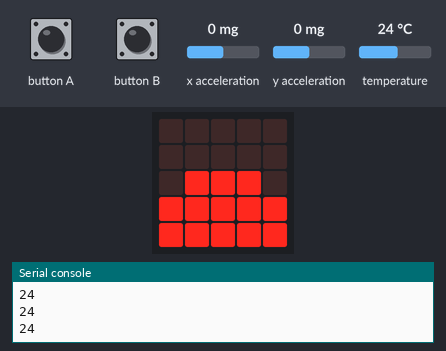
A program run on a simulated BBC micro:bit (MakeCode). Parts: the board's 5×5 LED display, the last lines printed to the serial console. The inputs (shaded band) are chosen by the test bench; at power-on: x acceleration 0 mg, temperature 24 °C, y acceleration 0 mg.

Above: at 1.2 s.
1.3 s: button B pressed for 0.15 s
At 1.62 s:
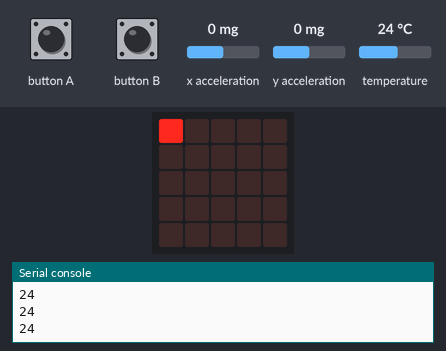
2.0 s: x acceleration set to 144 mg
3.5 s: x acceleration set to 167 mg
At 3.58 s:
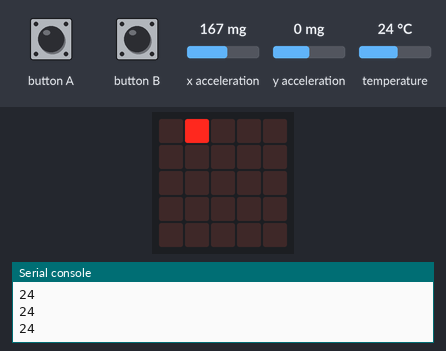
5.3 s: button A pressed for 0.15 s
At 6.3 s:
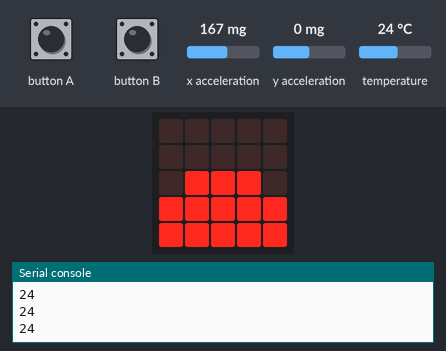
6.9 s: temperature set to 12 °C
At 8.1 s:
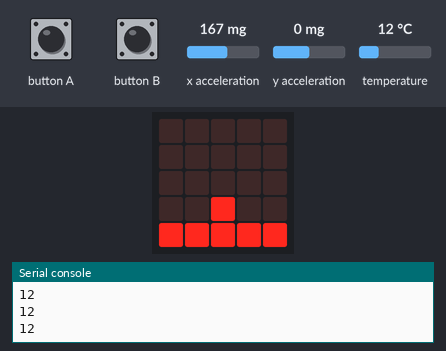
8.4 s: temperature set to 19 °C
At 8.8 s:
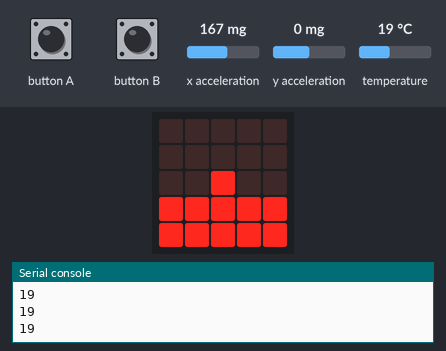
Timing chart, 0 to 10.9 s (numbered marks = the images above; inputs shaded):
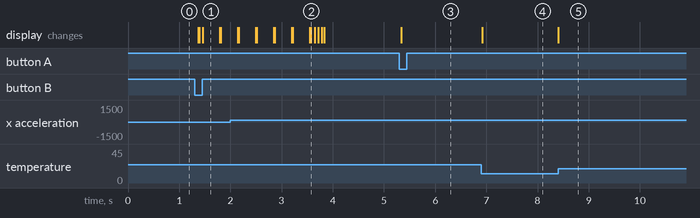

The program:

main.ts
```typescript
let show_graph = true
let x = 2
let y = 2
function graph() {
    led.plotBarGraph(input.temperature(), 50)
}

function show_drop() {


    let accX = input.acceleration(Dimension.X)
    let accY = input.acceleration(Dimension.Y)
    led.plot(x, y)
    basic.pause(50)
    basic.clearScreen()
    if (accX <= 150 && x > 0) {
        x = x - 1
    }

    if (accX > 150 && y < 4) {
        x = x + 1
    }

    if (accY <= 150 && y > 0) {
        y = y - 1
    }

    if (accY > 150 && y < 4) {
        y = y + 1
    }

}

basic.forever(function on_forever() {

    if (input.buttonIsPressed(Button.A)) {
        show_graph = true
    } else if (input.buttonIsPressed(Button.B)) {
        show_graph = false
    }

    if (show_graph == true) {
        graph()
    } else if (show_graph == false) {
        show_drop()
    }


})
```

test.ts
```typescript
// les proves van aquí; això no es compilarà quan aquest paquet s'usi com a extensió.
```

Measured:
- the behaviour switches between 150 and 151 mg on x acceleration (found by bisection; images 1 and 2)
- after the input at 1.3 s, the display: first changes after 0.07 s (image 1 shows a later state)
- after the input at 3.5 s, the display: first differs from a run without the input after 0.07 s (image 2)
- after the input at 5.3 s, the display: changes at once (image 3)
- after the input at 6.9 s, the display: changes at once (image 4)
- after the input at 8.4 s, the display: changes at once (image 5)
